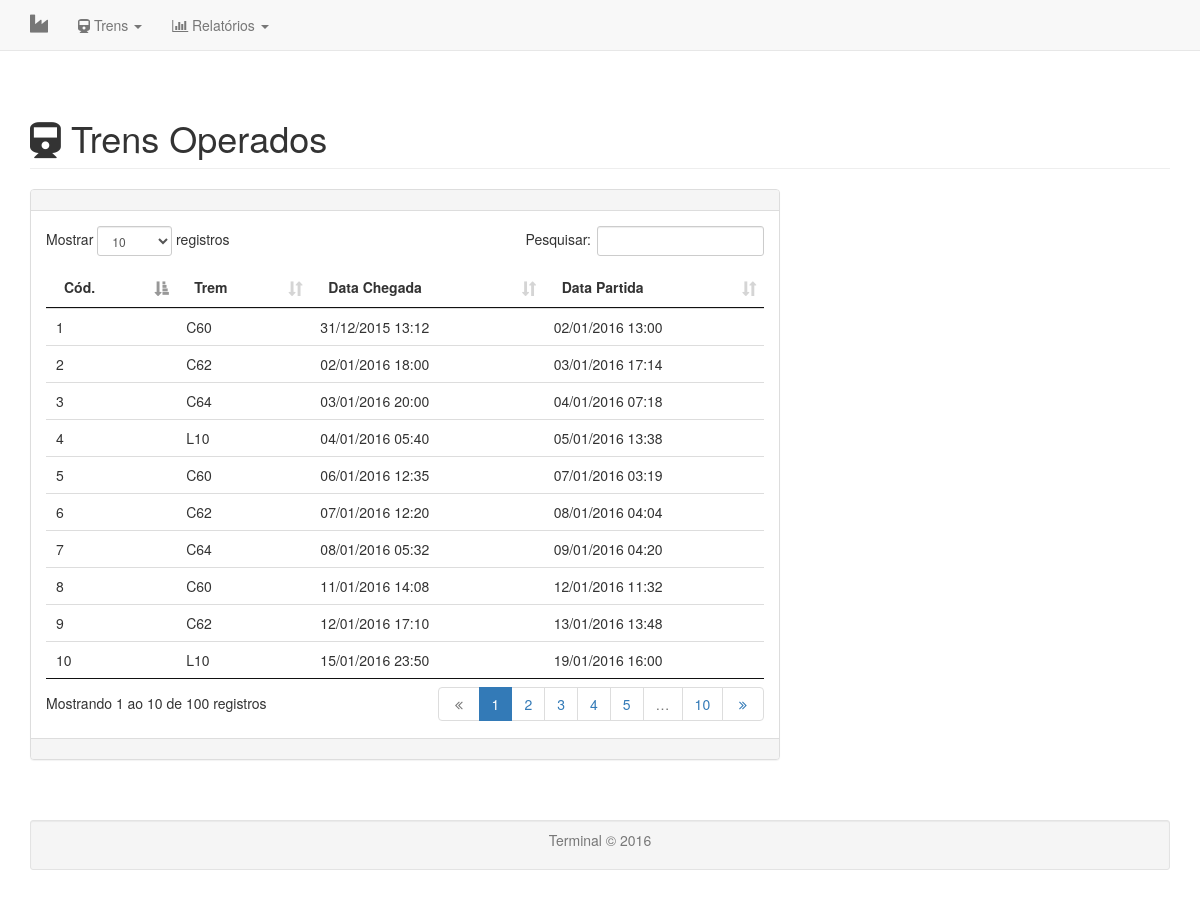
Screenshot of /index.php/trens/operados with the database file from the repository.
### tables this page shows
CREATE TABLE IF NOT EXISTS `tb_trem` (
  `idtrem` int(11) NOT NULL,
  `prefixo_trem` varchar(3) NOT NULL,
  `chegada_trem` datetime DEFAULT NULL,
  `partida_trem` datetime DEFAULT NULL
);

### application/controllers/Trens.php (called while the page is built, shortened)
<?php
class Trens extends CI_Controller {
  public function __construct(){
    $this->load->model("Trem_Model");
  }
  public function operados(){
    $trens = null;
    $query = $this->Trem_Model->operados();
    if($query)
      $trens = $query;
    $dados = array(
      "main" => array("name" => "Trens Operados","icon" => "fa fa-train"),
      "trens" => $trens
    );
    $this->load->view('trens/operados',$dados);
  }
}

### index.php (called while the page is built, shortened)
<?php
require_once BASEPATH.'core/CodeIgniter.php';

### application/models/Trem_Model.php (called while the page is built, shortened)
<?php
class Trem_Model extends CI_Model {
	public function operados(){
		$str = "SELECT * FROM tb_trem WHERE chegada_trem is not null AND partida_trem is not null";
		$query = $this->db->query($str);
		if($query->num_rows()){
			return $query->result_array();
		}else{
			return false;
		}
	}
}

### application/views/trens/operados.php (the view, shortened to what this page needs)
<!DOCTYPE html PUBLIC "-//W3C//DTD XHTML 1.0 Transitional//EN" "http://www.w3.org/TR/xhtml1/DTD/xhtml1-transitional.dtd">
<html xmlns="http://www.w3.org/1999/xhtml">
<head>
	<?php $this->load->view("layout/head"); ?>
	<link rel="stylesheet" href="<?php echo base_url('assets/data-table/css/jquery.dataTables.css')?>"/>
	<link rel="stylesheet" href="<?php echo base_url('assets/data-table/css/dataTables.bootstrap.css')?>"/>
</head>
<body>
	<div class="container">
	<?php $this->load->view("layout/nav_bar"); ?>
	<div class="row">
		<div class="col-sm-12">
			<h1 class="page-header"><i class="<?=$main['icon']?>"></i> <?=$main['name']?></h1>
		</div>
	</div>
	<div class="row">
		<div class="col-sm-12">
			<?php $this->load->view("layout/message"); ?>
			<div class="row">
				<div class="col-sm-8">
					<div class="panel panel-default">
						<div class="panel-heading"></div>
						<div class="panel-body">
						<?php if(count($trens) > 0 ): ?>
								<table class="table table-hover" id="table">
									<thead>
										<tr>
											<th>Cód.</th>
											<th>Trem</th>
											<th>Data Chegada</th>
											<th>Data Partida</th>
										</tr>
									</thead>
									<tbody>
										<?php foreach ($trens as $value): ?>
											<tr onclick="javascript:window.location.href = '<?=base_url('trens/trem/'.$value['idtrem'])?>'" >
												<td><?= $value['idtrem']?></td>
												<td><?= $value['prefixo_trem']?></td>
												<td><?= date("d/m/Y H:i",strtotime($value['chegada_trem']))?></td>
												<td><?= date("d/m/Y H:i",strtotime($value['partida_trem']))?></td>
											</tr>
										<?php endforeach; ?>
									</tbody>
								</table>
						<?php endif; ?>
					</div>
					<div class="panel-footer"></div>
					</div>
				</div>
			</div>
		</div>
	</div>
	<?php $this->load->view("layout/rodape"); ?>
</div>
</body>
</html>

### application/views/layout/head.php (shortened to what this page needs)
<link href="<?php echo base_url('assets/bootstrap/css/bootstrap.css')?>" rel="stylesheet">
<link href="<?php echo base_url('assets/font-awesome/css/font-awesome.css')?>" rel="stylesheet">

### application/views/layout/nav_bar.php (shortened to what this page needs)
<nav class="navbar navbar-default navbar-fixed-top">
  <div class="container">
    <div class="navbar-header">
      <a class="navbar-brand" href="<?php echo base_url('/')?>">
        <i class="fa fa-industry"></i>
      </a>
    </div>
    <div class="collapse navbar-collapse" id="bs-example-navbar-collapse-1">
      <ul class="nav navbar-nav navbar-left">
        <li class="dropdown">
          <a href="#" class="dropdown-toggle" data-toggle="dropdown" role="button" aria-haspopup="true" aria-expanded="false"><i class="fa fa-train"></i> Trens <span class="caret"></span></a>
        </li>
        <li class="dropdown">
          <a href="#" class="dropdown-toggle" data-toggle="dropdown" role="button" aria-haspopup="true" aria-expanded="false"><i class="fa fa-bar-chart"></i> Relatórios <span class="caret"></span></a>
        </li>
      </ul>
    </div>
  </div>
</nav>

### application/views/layout/rodape.php
<br/><br/>
<div class="row">
   <div class="col-sm-12 text-center text-muted">
     <div class=" well well-sm">
        <p>Terminal &copy; <?=date("Y")?></p>
     </div>
   </div>
 </div>

### rows the page displays
tb_trem: idtrem "1", prefixo_trem "C60", chegada_trem "31/12/2015 13:12", partida_trem "02/01/2016 13:00"
tb_trem: idtrem "2", prefixo_trem "C62", chegada_trem "02/01/2016 18:00", partida_trem "03/01/2016 17:14"
tb_trem: idtrem "3", prefixo_trem "C64", chegada_trem "03/01/2016 20:00", partida_trem "04/01/2016 07:18"
tb_trem: idtrem "4", prefixo_trem "L10", chegada_trem "04/01/2016 05:40", partida_trem "05/01/2016 13:38"
tb_trem: idtrem "5", prefixo_trem "C60", chegada_trem "06/01/2016 12:35", partida_trem "07/01/2016 03:19"
tb_trem: idtrem "6", prefixo_trem "C62", chegada_trem "07/01/2016 12:20", partida_trem "08/01/2016 04:04"
tb_trem: idtrem "7", prefixo_trem "C64", chegada_trem "08/01/2016 05:32", partida_trem "09/01/2016 04:20"
tb_trem: idtrem "8", prefixo_trem "C60", chegada_trem "11/01/2016 14:08", partida_trem "12/01/2016 11:32"
tb_trem: idtrem "9", prefixo_trem "C62", chegada_trem "12/01/2016 17:10", partida_trem "13/01/2016 13:48"
tb_trem: idtrem "10", prefixo_trem "L10", chegada_trem "15/01/2016 23:50", partida_trem "19/01/2016 16:00"

### other values shown
$main['name'] "Trens Operados"
